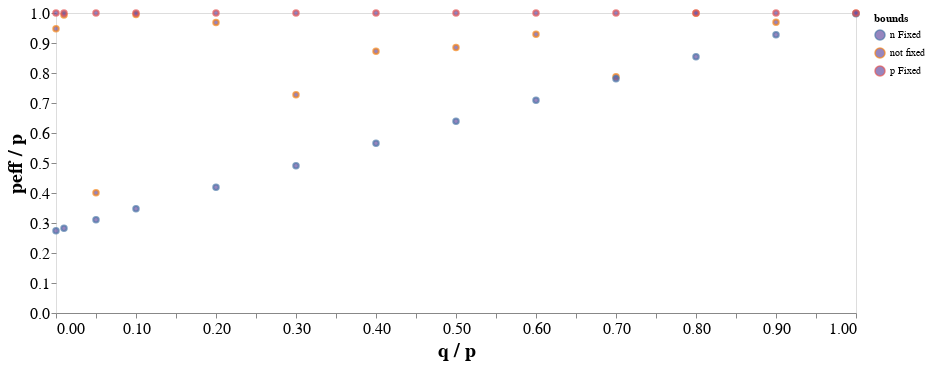

Here is the notebook cell this chart was saved with:
### Code cell
alt.Chart(df_fits2[df_fits2.measure == "hsize"]).mark_point().encode(
    x=alt.X('q / p'),
    # x=alt.X('q / p', sort=q_frac_order),
    # x=alt.X('q', sort=q_frac_order, axis=alt.Axis(labelExpr=q_frac_order)),
    y=alt.Y('peff / p'),
    color="bounds"
).properties(
    width=800,
    height=300
)

### Figure 1 — Vega specification as saved in the notebook (floating-point values rounded to 4 significant figures)
{"$schema": "https://vega.github.io/schema/vega/v5.json", "data": [{"name": "source_0", "values": [{"bounds": "not fixed", "peff / p": 0.9476, "q / p": 0.0}, {"bounds": "n Fixed", "peff / p": 0.2738, "q / p": 0.0}, {"bounds": "p Fixed", "peff / p": 1.0, "q / p": 0.0}, {"bounds": "not fixed", "peff / p": 0.9953, "q / p": 0.1}, {"bounds": "n Fixed", "peff / p": 0.3474, "q / p": 0.1}, {"bounds": "p Fixed", "peff / p": 1.0, "q / p": 0.1}, {"bounds": "not fixed", "peff / p": 0.9686, "q / p": 0.2}, {"bounds": "n Fixed", "peff / p": 0.4194, "q / p": 0.2}, {"bounds": "p Fixed", "peff / p": 1.0, "q / p": 0.2}, {"bounds": "not fixed", "peff / p": 0.7274, "q / p": 0.3}, {"bounds": "n Fixed", "peff / p": 0.491, "q / p": 0.3}, {"bounds": "p Fixed", "peff / p": 1.0, "q / p": 0.3}, {"bounds": "not fixed", "peff / p": 0.8722, "q / p": 0.4}, {"bounds": "n Fixed", "peff / p": 0.5661, "q / p": 0.4}, {"bounds": "p Fixed", "peff / p": 1.0, "q / p": 0.4}, {"bounds": "not fixed", "peff / p": 0.8848, "q / p": 0.5}, {"bounds": "n Fixed", "peff / p": 0.6388, "q / p": 0.5}, {"bounds": "p Fixed", "peff / p": 1.0, "q / p": 0.5}, {"bounds": "not fixed", "peff / p": 0.9292, "q / p": 0.6}, {"bounds": "n Fixed", "peff / p": 0.7094, "q / p": 0.6}, {"bounds": "p Fixed", "peff / p": 1.0, "q / p": 0.6}, {"bounds": "not fixed", "peff / p": 0.7874, "q / p": 0.7}, {"bounds": "n Fixed", "peff / p": 0.7811, "q / p": 0.7}, {"bounds": "p Fixed", "peff / p": 1.0, "q / p": 0.7}, {"bounds": "not fixed", "peff / p": 0.9993, "q / p": 0.8}, {"bounds": "n Fixed", "peff / p": 0.8544, "q / p": 0.8}, {"bounds": "p Fixed", "peff / p": 1.0, "q / p": 0.8}, {"bounds": "not fixed", "peff / p": 0.9694, "q / p": 0.9}, {"bounds": "n Fixed", "peff / p": 0.9277, "q / p": 0.9}, {"bounds": "p Fixed", "peff / p": 1.0, "q / p": 0.9}, {"bounds": "not fixed", "peff / p": 0.9988, "q / p": 1.0}, {"bounds": "n Fixed", "peff / p": 0.9978, "q / p": 1.0}, {"bounds": "p Fixed", "peff / p": 1.0, "q / p": 1.0}, {"bounds": "not fixed", "peff / p": 0.9936, "q / p": 0.01}, {"bounds": "n Fixed", "peff / p": 0.2822, "q / p": 0.01}, {"bounds": "p Fixed", "peff / p": 1.0, "q / p": 0.01}, {"bounds": "not fixed", "peff / p": 0.401, "q / p": 0.05}, {"bounds": "n Fixed", "peff / p": 0.311, "q / p": 0.05}, {"bounds": "p Fixed", "peff / p": 1.0, "q / p": 0.05}]}, {"name": "source_0_x_domain_q / p", "values": [{"min": 0.0, "max": 1.0}]}, {"name": "source_0_y_domain_peff / p", "values": [{"min": 0.2738, "max": 1.0}]}, {"name": "source_0_color_domain_bounds", "values": [{"bounds": "not fixed"}, {"bounds": "n Fixed"}, {"bounds": "p Fixed"}]}], "marks": [{"type": "symbol", "name": "marks", "from": {"data": "source_0"}, "encode": {"update": {"fill": {"value": "#6a51a3"}, "x": {"field": "q / p", "scale": "x"}, "stroke": {"field": "bounds", "scale": "color"}, "ariaRoleDescription": {"value": "point"}, "opacity": {"value": 0.7}, "y": {"field": "peff / p", "scale": "y"}, "description": {"signal": "\"q / p: \" + (format(datum[\"q / p\"], \"\")) + \"; peff / p: \" + (format(datum[\"peff / p\"], \"\")) + \"; bounds: \" + (isValid(datum[\"bounds\"]) ? datum[\"bounds\"] : \"\"+datum[\"bounds\"])"}}}, "style": ["point"]}], "scales": [{"name": "x", "type": "linear", "domain": [{"signal": "(data(\"source_0_x_domain_q / p\")[0] || {}).min"}, {"signal": "(data(\"source_0_x_domain_q / p\")[0] || {}).max"}], "range": [0, {"signal": "width"}], "zero": true, "nice": true}, {"name": "y", "type": "linear", "domain": [{"signal": "(data(\"source_0_y_domain_peff / p\")[0] || {}).min"}, {"signal": "(data(\"source_0_y_domain_peff / p\")[0] || {}).max"}], "range": [{"signal": "height"}, 0], "nice": true, "zero": true}, {"name": "color", "type": "ordinal", "domain": {"data": "source_0_color_domain_bounds", "field": "bounds", "sort": true}, "range": "category"}], "axes": [{"scale": "x", "orient": "bottom", "grid": false, "title": "q / p", "labelOverlap": true, "labelFlush": true, "tickCount": {"signal": "ceil(width/40)"}, "zindex": 0}, {"scale": "y", "orient": "left", "grid": false, "tickCount": {"signal": "ceil(height/40)"}, "zindex": 0, "title": "peff / p", "labelOverlap": true}], "height": 300, "width": 800, "style": "cell", "legends": [{"stroke": "color", "symbolType": "circle", "title": "bounds", "encode": {"symbols": {"update": {"fill": {"value": "#6a51a3"}, "opacity": {"value": 0.7}}}}}], "config": {"mark": {"fill": "#6a51a3"}, "axisX": {"labelFont": "monospace", "labelFontSize": 16, "titleFontSize": 20, "grid": false}, "axisY": {"domain": false, "grid": false, "labelFont": "monospace", "labelFontSize": 16, "titleFontSize": 20}, "style": {"cell": {"height": 300, "width": 300}, "line": {"fill": null, "stroke": "black"}, "group-title": {"fontSize": 18, "font": "monospace", "fontColor": "#000000"}}}, "background": "white", "padding": 5}
